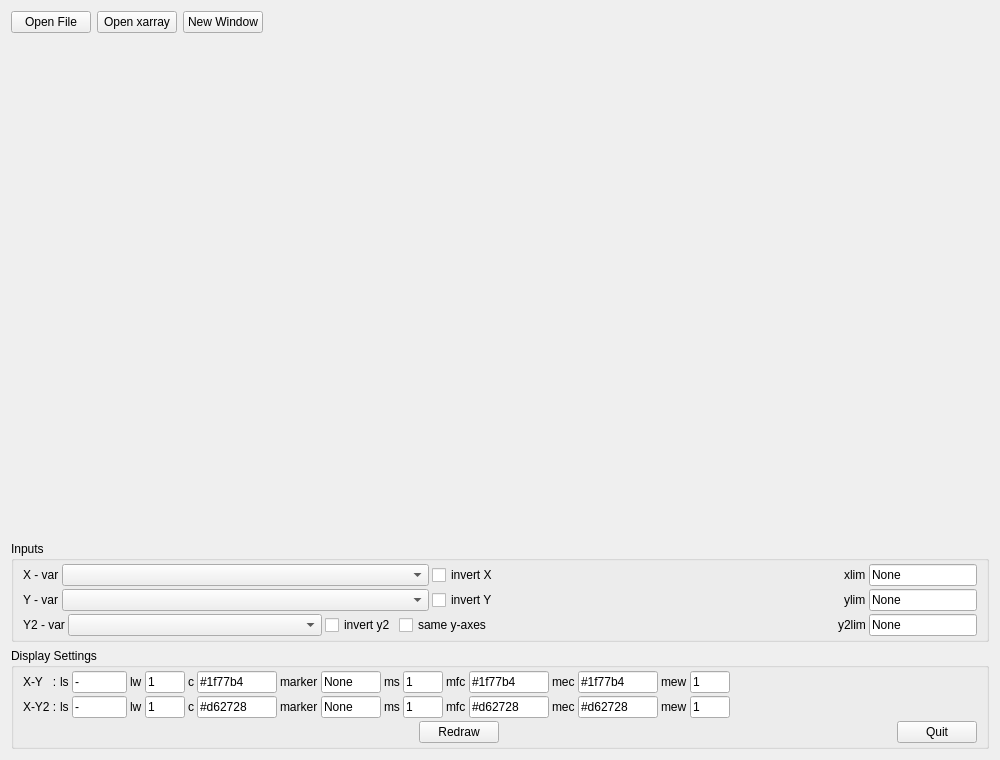
<?xml version="1.0" encoding="UTF-8"?>
<ui version="4.0">
 <class>ScatterPanel</class>
 <widget class="QWidget" name="ScatterPanel">
  <property name="geometry">
   <rect>
    <x>0</x>
    <y>0</y>
    <width>1000</width>
    <height>760</height>
   </rect>
  </property>
  <layout class="QVBoxLayout" name="mainLayout">
   <item>
    <layout class="QHBoxLayout" name="horizontalLayout_fileControls">
     <item>
      <widget class="QPushButton" name="pushButton_openFile">
       <property name="toolTip">
        <string>Open new NetCDF file(s)</string>
       </property>
       <property name="text">
        <string>Open File</string>
       </property>
      </widget>
     </item>
     <item>
      <widget class="QPushButton" name="pushButton_openXarray">
       <property name="toolTip">
        <string>Open new NetCDF file(s) with xarray</string>
       </property>
       <property name="text">
        <string>Open xarray</string>
       </property>
      </widget>
     </item>
     <item>
      <widget class="QPushButton" name="pushButton_newWindow">
       <property name="toolTip">
        <string>Open a secondary ncv window</string>
       </property>
       <property name="text">
        <string>New Window</string>
       </property>
      </widget>
     </item>
     <item>
      <spacer name="horizontalSpacer_fileControls">
       <property name="orientation">
        <enum>Qt::Horizontal</enum>
       </property>
       <property name="sizeHint" stdset="0">
        <size>
         <width>40</width>
         <height>20</height>
        </size>
       </property>
      </spacer>
     </item>
    </layout>
   </item>
   <item>
    <widget class="QWidget" name="widget_plotHost" native="true">
     <property name="sizePolicy">
      <sizepolicy hsizetype="Expanding" vsizetype="Expanding">
       <horstretch>0</horstretch>
       <verstretch>1</verstretch>
      </sizepolicy>
     </property>
     <property name="minimumSize">
      <size>
       <width>0</width>
       <height>220</height>
      </size>
     </property>
     <layout class="QVBoxLayout" name="plotLayout">
      <property name="leftMargin">
       <number>0</number>
      </property>
      <property name="topMargin">
       <number>0</number>
      </property>
      <property name="rightMargin">
       <number>0</number>
      </property>
      <property name="bottomMargin">
       <number>0</number>
      </property>
     </layout>
    </widget>
   </item>
   <item>
    <widget class="QGroupBox" name="groupBox_inputs">
     <property name="title">
      <string>Inputs</string>
     </property>
     <layout class="QVBoxLayout" name="verticalLayout">
      <property name="spacing">
       <number>3</number>
      </property>
      <property name="topMargin">
       <number>3</number>
      </property>
      <property name="bottomMargin">
       <number>3</number>
      </property>
      <item>
       <layout class="QHBoxLayout" name="horizontalLayout_xControls">
        <item>
         <widget class="QLabel" name="label_x">
          <property name="text">
           <string>X - var</string>
          </property>
         </widget>
        </item>
        <item>
         <widget class="QComboBox" name="comboBox_x">
          <property name="sizePolicy">
           <sizepolicy hsizetype="Expanding" vsizetype="Fixed">
            <horstretch>1</horstretch>
            <verstretch>0</verstretch>
           </sizepolicy>
          </property>
          <property name="toolTip">
           <string>Choose the x-axis variable. Empty uses the index.</string>
          </property>
          <property name="sizeAdjustPolicy">
           <enum>QComboBox::AdjustToContents</enum>
          </property>
         </widget>
        </item>
        <item>
         <widget class="QCheckBox" name="checkBox_invX">
          <property name="toolTip">
           <string>Invert the x-axis</string>
          </property>
          <property name="text">
           <string>invert X</string>
          </property>
         </widget>
        </item>
        <item>
         <spacer name="horizontalSpacer_Xdim">
          <property name="orientation">
           <enum>Qt::Horizontal</enum>
          </property>
          <property name="sizeHint" stdset="0">
           <size>
            <width>40</width>
            <height>20</height>
           </size>
          </property>
         </spacer>
        </item>
        <item>
         <widget class="QWidget" name="widget_xDimensionsHost" native="true">
          <property name="minimumSize">
           <size>
            <width>300</width>
            <height>0</height>
           </size>
          </property>
          <layout class="QVBoxLayout" name="xDimensionsLayout">
           <property name="leftMargin">
            <number>0</number>
           </property>
           <property name="topMargin">
            <number>0</number>
           </property>
           <property name="rightMargin">
            <number>0</number>
           </property>
           <property name="bottomMargin">
            <number>0</number>
           </property>
          </layout>
         </widget>
        </item>
        <item>
         <widget class="QLabel" name="label_xlim">
          <property name="toolTip">
           <string>Limit X dimension extents</string>
          </property>
          <property name="text">
           <string>xlim</string>
          </property>
         </widget>
        </item>
        <item>
         <widget class="QLineEdit" name="lineEdit_xlim">
          <property name="maximumSize">
           <size>
            <width>110</width>
            <height>16777215</height>
           </size>
          </property>
          <property name="toolTip">
           <string>&lt;html&gt;&lt;head/&gt;&lt;body&gt;&lt;p&gt;min, max&lt;br/&gt;Set to None for free scaling.&lt;br/&gt;Datetime must be in iso8601 format, e.g. 2025-11-23&lt;/p&gt;&lt;/body&gt;&lt;/html&gt;</string>
          </property>
          <property name="text">
           <string>None</string>
          </property>
         </widget>
        </item>
       </layout>
      </item>
      <item>
       <layout class="QHBoxLayout" name="horizontalLayout">
        <property name="topMargin">
         <number>0</number>
        </property>
        <item>
         <widget class="QLabel" name="lavel_y">
          <property name="text">
           <string>Y - var</string>
          </property>
         </widget>
        </item>
        <item>
         <widget class="QComboBox" name="comboBox_y">
          <property name="sizePolicy">
           <sizepolicy hsizetype="Expanding" vsizetype="Fixed">
            <horstretch>1</horstretch>
            <verstretch>0</verstretch>
           </sizepolicy>
          </property>
          <property name="toolTip">
           <string>Choose the y-axis variable</string>
          </property>
          <property name="sizeAdjustPolicy">
           <enum>QComboBox::AdjustToContents</enum>
          </property>
         </widget>
        </item>
        <item>
         <widget class="QCheckBox" name="checkBox_invY">
          <property name="toolTip">
           <string>Invert the y-axis</string>
          </property>
          <property name="text">
           <string>invert Y</string>
          </property>
         </widget>
        </item>
        <item>
         <spacer name="horizontalSpacer_y">
          <property name="orientation">
           <enum>Qt::Horizontal</enum>
          </property>
          <property name="sizeHint" stdset="0">
           <size>
            <width>40</width>
            <height>20</height>
           </size>
          </property>
         </spacer>
        </item>
        <item>
         <widget class="QWidget" name="widget_yDimensionsHost" native="true">
          <property name="minimumSize">
           <size>
            <width>300</width>
            <height>0</height>
           </size>
          </property>
          <layout class="QVBoxLayout" name="yDimensionsLayout">
           <property name="leftMargin">
            <number>0</number>
           </property>
           <property name="topMargin">
            <number>0</number>
           </property>
           <property name="rightMargin">
            <number>0</number>
           </property>
           <property name="bottomMargin">
            <number>0</number>
           </property>
          </layout>
         </widget>
        </item>
        <item>
         <widget class="QLabel" name="label_ylim">
          <property name="toolTip">
           <string>Limit Y dimension extents</string>
          </property>
          <property name="text">
           <string>ylim</string>
          </property>
         </widget>
        </item>
        <item>
         <widget class="QLineEdit" name="lineEdit_ylim">
          <property name="maximumSize">
           <size>
            <width>110</width>
            <height>16777215</height>
           </size>
          </property>
          <property name="toolTip">
           <string>&lt;html&gt;&lt;head/&gt;&lt;body&gt;&lt;p&gt;min, max&lt;br/&gt;Set to None for free scaling.&lt;br/&gt;Datetime must be in iso8601 format, e.g. 2025-11-23&lt;/p&gt;&lt;/body&gt;&lt;/html&gt;</string>
          </property>
          <property name="text">
           <string>None</string>
          </property>
         </widget>
        </item>
       </layout>
      </item>
      <item>
       <layout class="QHBoxLayout" name="y2ControlsLayout">
        <item>
         <widget class="QLabel" name="label_y2">
          <property name="text">
           <string>Y2 - var</string>
          </property>
         </widget>
        </item>
        <item>
         <widget class="QComboBox" name="comboBox_y2">
          <property name="sizePolicy">
           <sizepolicy hsizetype="Expanding" vsizetype="Fixed">
            <horstretch>1</horstretch>
            <verstretch>0</verstretch>
           </sizepolicy>
          </property>
          <property name="toolTip">
           <string>Choose the variable for the right-hand y-axis</string>
          </property>
          <property name="sizeAdjustPolicy">
           <enum>QComboBox::AdjustToContents</enum>
          </property>
         </widget>
        </item>
        <item>
         <widget class="QCheckBox" name="checkBox_invY2">
          <property name="toolTip">
           <string>Invert the right-hand y-axis</string>
          </property>
          <property name="text">
           <string>invert y2</string>
          </property>
         </widget>
        </item>
        <item>
         <widget class="QCheckBox" name="checkBox_sameYaxis">
          <property name="toolTip">
           <string>Use the same limits for both y-axes</string>
          </property>
          <property name="text">
           <string>same y-axes</string>
          </property>
         </widget>
        </item>
        <item>
         <spacer name="horizontalSpacer_y2">
          <property name="orientation">
           <enum>Qt::Horizontal</enum>
          </property>
          <property name="sizeHint" stdset="0">
           <size>
            <width>40</width>
            <height>20</height>
           </size>
          </property>
         </spacer>
        </item>
        <item>
         <widget class="QWidget" name="widget_y2DimensionsHost" native="true">
          <property name="minimumSize">
           <size>
            <width>300</width>
            <height>0</height>
           </size>
          </property>
          <layout class="QVBoxLayout" name="y2DimensionsLayout">
           <property name="leftMargin">
            <number>0</number>
           </property>
           <property name="topMargin">
            <number>0</number>
           </property>
           <property name="rightMargin">
            <number>0</number>
           </property>
           <property name="bottomMargin">
            <number>0</number>
           </property>
          </layout>
         </widget>
        </item>
        <item>
         <widget class="QLabel" name="label_y2lim">
          <property name="toolTip">
           <string>Limit Y2 dimension extents</string>
          </property>
          <property name="text">
           <string>y2lim</string>
          </property>
         </widget>
        </item>
        <item>
         <widget class="QLineEdit" name="lineEdit_y2lim">
          <property name="maximumSize">
           <size>
            <width>110</width>
            <height>16777215</height>
           </size>
          </property>
          <property name="toolTip">
           <string>&lt;html&gt;&lt;head/&gt;&lt;body&gt;&lt;p&gt;min, max&lt;br/&gt;Set to None for free scaling.&lt;br/&gt;Datetime must be in iso8601 format, e.g. 2025-11-23&lt;/p&gt;&lt;/body&gt;&lt;/html&gt;</string>
          </property>
          <property name="text">
           <string>None</string>
          </property>
         </widget>
        </item>
       </layout>
      </item>
     </layout>
    </widget>
   </item>
   <item>
    <widget class="QGroupBox" name="groupBox_displaySettings">
     <property name="title">
      <string>Display Settings</string>
     </property>
     <layout class="QVBoxLayout" name="verticalLayout_2">
      <property name="spacing">
       <number>3</number>
      </property>
      <property name="leftMargin">
       <number>9</number>
      </property>
      <property name="topMargin">
       <number>3</number>
      </property>
      <property name="bottomMargin">
       <number>3</number>
      </property>
      <item>
       <layout class="QHBoxLayout" name="horizontalLayout_yStyle">
        <item>
         <widget class="QLabel" name="label_y1Style">
          <property name="text">
           <string>X-Y   :</string>
          </property>
         </widget>
        </item>
        <item>
         <widget class="QLabel" name="label_lineStyleY1">
          <property name="toolTip">
           <string>Line style</string>
          </property>
          <property name="text">
           <string>ls</string>
          </property>
         </widget>
        </item>
        <item>
         <widget class="QLineEdit" name="lineEdit_lineStyleY1">
          <property name="maximumSize">
           <size>
            <width>55</width>
            <height>16777215</height>
           </size>
          </property>
          <property name="toolTip">
           <string>Input line style: -, --, -., :, or None</string>
          </property>
          <property name="text">
           <string>-</string>
          </property>
         </widget>
        </item>
        <item>
         <widget class="QLabel" name="label_lineWidthY1">
          <property name="toolTip">
           <string>Line width</string>
          </property>
          <property name="text">
           <string>lw</string>
          </property>
         </widget>
        </item>
        <item>
         <widget class="QLineEdit" name="lineEdit_lineWidthY1">
          <property name="maximumSize">
           <size>
            <width>40</width>
            <height>16777215</height>
           </size>
          </property>
          <property name="toolTip">
           <string>Input line width</string>
          </property>
          <property name="text">
           <string>1</string>
          </property>
         </widget>
        </item>
        <item>
         <widget class="QLabel" name="label_lineColorY1">
          <property name="toolTip">
           <string>Color</string>
          </property>
          <property name="text">
           <string>c</string>
          </property>
         </widget>
        </item>
        <item>
         <widget class="QLineEdit" name="lineEdit_lineColorY1">
          <property name="maximumSize">
           <size>
            <width>80</width>
            <height>16777215</height>
           </size>
          </property>
          <property name="toolTip">
           <string>&lt;html&gt;&lt;head/&gt;&lt;body&gt;&lt;p&gt;Line color:&lt;br/&gt;- color names: red, green, blue, yellow, ...&lt;br/&gt;- single characters: b (blue), g (green), r (red), c (cyan), m (magenta), y (yellow), k (black), w (white)&lt;br/&gt;- hex RGB: #rrggbb such such as #ff9300 (orange)&lt;br/&gt;- gray level: float between 0 and 1&lt;br/&gt;- RGA (red, green, blue) or RGBA (red, green, blue, alpha) tuples between 0 and 1, e.g. (1, 0.57, 0) for orange&lt;br/&gt;- name from xkcd color survey, e.g. xkcd:sky blue&lt;/p&gt;&lt;/body&gt;&lt;/html&gt;</string>
          </property>
          <property name="text">
           <string>#1f77b4</string>
          </property>
         </widget>
        </item>
        <item>
         <widget class="QLabel" name="label_markerStyleY1">
          <property name="toolTip">
           <string>Point Marker</string>
          </property>
          <property name="text">
           <string>marker</string>
          </property>
         </widget>
        </item>
        <item>
         <widget class="QLineEdit" name="lineEdit_markerStyleY1">
          <property name="maximumSize">
           <size>
            <width>60</width>
            <height>16777215</height>
           </size>
          </property>
          <property name="toolTip">
           <string>&lt;html&gt;&lt;head/&gt;&lt;body&gt;&lt;p&gt;Marker symbol:&lt;/p&gt;&lt;p&gt;. (point), &amp;quot;,&amp;quot; (pixel), o (circle), &lt;br/&gt;v (triangle_down), ^ (triangle_up),&lt;br/&gt;&amp;lt; (triangle_left), &amp;gt; (triangle_right),&lt;br/&gt;1 (tri_down), 2 (tri_up), 3 (tri_left), 4 (tri_right), 8 (octagon),&lt;br/&gt;s (square), p (pentagon), P (plus (filled)),&lt;br/&gt;* (star), h (hexagon1), H (hexagon2),&lt;br/&gt;+ (plus), x (x), X (x (filled)),&lt;br/&gt;D (diamond), d (thin_diamond),&lt;br/&gt;| (vline), _ (hline), or None&lt;/p&gt;&lt;/body&gt;&lt;/html&gt;</string>
          </property>
          <property name="text">
           <string>None</string>
          </property>
         </widget>
        </item>
        <item>
         <widget class="QLabel" name="label_markerSizeY1">
          <property name="toolTip">
           <string>Marker size</string>
          </property>
          <property name="text">
           <string>ms</string>
          </property>
         </widget>
        </item>
        <item>
         <widget class="QLineEdit" name="lineEdit_markerSizeY1">
          <property name="maximumSize">
           <size>
            <width>40</width>
            <height>16777215</height>
           </size>
          </property>
          <property name="toolTip">
           <string>Input marker size</string>
          </property>
          <property name="text">
           <string>1</string>
          </property>
         </widget>
        </item>
        <item>
         <widget class="QLabel" name="label_markerFillColorY1">
          <property name="toolTip">
           <string>Marker fill color</string>
          </property>
          <property name="text">
           <string>mfc</string>
          </property>
         </widget>
        </item>
        <item>
         <widget class="QLineEdit" name="lineEdit_markerFillColorY1">
          <property name="maximumSize">
           <size>
            <width>80</width>
            <height>16777215</height>
           </size>
          </property>
          <property name="toolTip">
           <string>&lt;html&gt;&lt;head/&gt;&lt;body&gt;&lt;p&gt;Marker fill color:&lt;br/&gt;- color names: red, green, blue, yellow, ...&lt;br/&gt;- single characters: b (blue), g (green), r (red), c (cyan), m (magenta), y (yellow), k (black), w (white)&lt;br/&gt;- hex RGB: #rrggbb such such as #ff9300 (orange)&lt;br/&gt;- gray level: float between 0 and 1&lt;br/&gt;- RGA (red, green, blue) or RGBA (red, green, blue, alpha) tuples between 0 and 1, e.g. (1, 0.57, 0) for orange&lt;br/&gt;- name from xkcd color survey, e.g. xkcd:sky blue&lt;/p&gt;&lt;/body&gt;&lt;/html&gt;</string>
          </property>
          <property name="text">
           <string>#1f77b4</string>
          </property>
         </widget>
        </item>
        <item>
         <widget class="QLabel" name="label_markerEdgeColorY1">
          <property name="text">
           <string>mec</string>
          </property>
         </widget>
        </item>
        <item>
         <widget class="QLineEdit" name="lineEdit_markerEdgeColorY1">
          <property name="maximumSize">
           <size>
            <width>80</width>
            <height>16777215</height>
           </size>
          </property>
          <property name="toolTip">
           <string>&lt;html&gt;&lt;head/&gt;&lt;body&gt;&lt;p&gt;Marker edge color:&lt;br/&gt;- color names: red, green, blue, yellow, ...&lt;br/&gt;- single characters: b (blue), g (green), r (red), c (cyan), m (magenta), y (yellow), k (black), w (white)&lt;br/&gt;- hex RGB: #rrggbb such such as #ff9300 (orange)&lt;br/&gt;- gray level: float between 0 and 1&lt;br/&gt;- RGA (red, green, blue) or RGBA (red, green, blue, alpha) tuples between 0 and 1, e.g. (1, 0.57, 0) for orange&lt;br/&gt;- name from xkcd color survey, e.g. xkcd:sky blue&lt;/p&gt;&lt;/body&gt;&lt;/html&gt;</string>
          </property>
          <property name="text">
           <string>#1f77b4</string>
          </property>
         </widget>
        </item>
        <item>
         <widget class="QLabel" name="label_markerEdgeWidthY1">
          <property name="toolTip">
           <string>Marker edge width</string>
          </property>
          <property name="text">
           <string>mew</string>
          </property>
         </widget>
        </item>
        <item>
         <widget class="QLineEdit" name="lineEdit_markerEdgeWidthY1">
          <property name="maximumSize">
           <size>
            <width>40</width>
            <height>16777215</height>
           </size>
          </property>
          <property name="toolTip">
           <string>Input marker edge width</string>
          </property>
          <property name="text">
           <string>1</string>
          </property>
         </widget>
        </item>
        <item>
         <spacer name="horizontalSpacer_y1Style">
          <property name="orientation">
           <enum>Qt::Horizontal</enum>
          </property>
          <property name="sizeHint" stdset="0">
           <size>
            <width>40</width>
            <height>20</height>
           </size>
          </property>
         </spacer>
        </item>
       </layout>
      </item>
      <item>
       <layout class="QHBoxLayout" name="horizontalLayout_y2Style">
        <item>
         <widget class="QLabel" name="label_y2Style">
          <property name="text">
           <string>X-Y2 :</string>
          </property>
         </widget>
        </item>
        <item>
         <widget class="QLabel" name="label_lineStyleY2">
          <property name="toolTip">
           <string>Line style</string>
          </property>
          <property name="text">
           <string>ls</string>
          </property>
         </widget>
        </item>
        <item>
         <widget class="QLineEdit" name="lineEdit_lineStyleY2">
          <property name="maximumSize">
           <size>
            <width>55</width>
            <height>16777215</height>
           </size>
          </property>
          <property name="toolTip">
           <string>Input line style: -, --, -., :, or None</string>
          </property>
          <property name="text">
           <string>-</string>
          </property>
         </widget>
        </item>
        <item>
         <widget class="QLabel" name="label_lineWidthY2">
          <property name="toolTip">
           <string>Line width</string>
          </property>
          <property name="text">
           <string>lw</string>
          </property>
         </widget>
        </item>
        <item>
         <widget class="QLineEdit" name="lineEdit_lineWidthY2">
          <property name="maximumSize">
           <size>
            <width>40</width>
            <height>16777215</height>
           </size>
          </property>
          <property name="toolTip">
           <string>Input line width</string>
          </property>
          <property name="text">
           <string>1</string>
          </property>
         </widget>
        </item>
        <item>
         <widget class="QLabel" name="label_lineColorY2">
          <property name="toolTip">
           <string>Color</string>
          </property>
          <property name="text">
           <string>c</string>
          </property>
         </widget>
        </item>
        <item>
         <widget class="QLineEdit" name="lineEdit_lineColorY2">
          <property name="maximumSize">
           <size>
            <width>80</width>
            <height>16777215</height>
           </size>
          </property>
          <property name="toolTip">
           <string>&lt;html&gt;&lt;head/&gt;&lt;body&gt;&lt;p&gt;Line color:&lt;br/&gt;- color names: red, green, blue, yellow, ...&lt;br/&gt;- single characters: b (blue), g (green), r (red), c (cyan), m (magenta), y (yellow), k (black), w (white)&lt;br/&gt;- hex RGB: #rrggbb such such as #ff9300 (orange)&lt;br/&gt;- gray level: float between 0 and 1&lt;br/&gt;- RGA (red, green, blue) or RGBA (red, green, blue, alpha) tuples between 0 and 1, e.g. (1, 0.57, 0) for orange&lt;br/&gt;- name from xkcd color survey, e.g. xkcd:sky blue&lt;/p&gt;&lt;/body&gt;&lt;/html&gt;</string>
          </property>
          <property name="text">
           <string>#d62728</string>
          </property>
         </widget>
        </item>
        <item>
         <widget class="QLabel" name="label_markerStyleY2">
          <property name="toolTip">
           <string>Point Marker</string>
          </property>
          <property name="text">
           <string>marker</string>
          </property>
         </widget>
        </item>
        <item>
         <widget class="QLineEdit" name="lineEdit_markerStyleY2">
          <property name="maximumSize">
           <size>
            <width>60</width>
            <height>16777215</height>
           </size>
          </property>
          <property name="toolTip">
           <string>&lt;html&gt;&lt;head/&gt;&lt;body&gt;&lt;p&gt;Marker symbol:&lt;/p&gt;&lt;p&gt;. (point), &amp;quot;,&amp;quot; (pixel), o (circle), &lt;br/&gt;v (triangle_down), ^ (triangle_up),&lt;br/&gt;&amp;lt; (triangle_left), &amp;gt; (triangle_right),&lt;br/&gt;1 (tri_down), 2 (tri_up), 3 (tri_left), 4 (tri_right), 8 (octagon),&lt;br/&gt;s (square), p (pentagon), P (plus (filled)),&lt;br/&gt;* (star), h (hexagon1), H (hexagon2),&lt;br/&gt;+ (plus), x (x), X (x (filled)),&lt;br/&gt;D (diamond), d (thin_diamond),&lt;br/&gt;| (vline), _ (hline), or None&lt;/p&gt;&lt;/body&gt;&lt;/html&gt;</string>
          </property>
          <property name="text">
           <string>None</string>
          </property>
         </widget>
        </item>
        <item>
         <widget class="QLabel" name="label_markerSizeY2">
          <property name="toolTip">
           <string>Marker size</string>
          </property>
          <property name="text">
           <string>ms</string>
          </property>
         </widget>
        </item>
        <item>
         <widget class="QLineEdit" name="lineEdit_markerSizeY2">
          <property name="maximumSize">
           <size>
            <width>40</width>
            <height>16777215</height>
           </size>
          </property>
          <property name="toolTip">
           <string>Input marker size</string>
          </property>
          <property name="text">
           <string>1</string>
          </property>
         </widget>
        </item>
        <item>
         <widget class="QLabel" name="label_markerFillColorY2">
          <property name="toolTip">
           <string>Marker fill color</string>
          </property>
          <property name="text">
           <string>mfc</string>
          </property>
         </widget>
        </item>
        <item>
         <widget class="QLineEdit" name="lineEdit_markerFillColorY2">
          <property name="maximumSize">
           <size>
            <width>80</width>
            <height>16777215</height>
           </size>
          </property>
          <property name="toolTip">
           <string>&lt;html&gt;&lt;head/&gt;&lt;body&gt;&lt;p&gt;Marker fill color:&lt;br/&gt;- color names: red, green, blue, yellow, ...&lt;br/&gt;- single characters: b (blue), g (green), r (red), c (cyan), m (magenta), y (yellow), k (black), w (white)&lt;br/&gt;- hex RGB: #rrggbb such such as #ff9300 (orange)&lt;br/&gt;- gray level: float between 0 and 1&lt;br/&gt;- RGA (red, green, blue) or RGBA (red, green, blue, alpha) tuples between 0 and 1, e.g. (1, 0.57, 0) for orange&lt;br/&gt;- name from xkcd color survey, e.g. xkcd:sky blue&lt;/p&gt;&lt;/body&gt;&lt;/html&gt;</string>
          </property>
          <property name="text">
           <string>#d62728</string>
          </property>
         </widget>
        </item>
        <item>
         <widget class="QLabel" name="label_markerEdgeColorY2">
          <property name="text">
           <string>mec</string>
          </property>
         </widget>
        </item>
        <item>
         <widget class="QLineEdit" name="lineEdit_markerEdgeColorY2">
          <property name="maximumSize">
           <size>
            <width>80</width>
            <height>16777215</height>
           </size>
          </property>
          <property name="toolTip">
           <string>&lt;html&gt;&lt;head/&gt;&lt;body&gt;&lt;p&gt;Marker edge color:&lt;br/&gt;- color names: red, green, blue, yellow, ...&lt;br/&gt;- single characters: b (blue), g (green), r (red), c (cyan), m (magenta), y (yellow), k (black), w (white)&lt;br/&gt;- hex RGB: #rrggbb such such as #ff9300 (orange)&lt;br/&gt;- gray level: float between 0 and 1&lt;br/&gt;- RGA (red, green, blue) or RGBA (red, green, blue, alpha) tuples between 0 and 1, e.g. (1, 0.57, 0) for orange&lt;br/&gt;- name from xkcd color survey, e.g. xkcd:sky blue&lt;/p&gt;&lt;/body&gt;&lt;/html&gt;</string>
          </property>
          <property name="text">
           <string>#d62728</string>
          </property>
         </widget>
        </item>
        <item>
         <widget class="QLabel" name="label_markerEdgeWidthY2">
          <property name="toolTip">
           <string>Marker edge width</string>
          </property>
          <property name="text">
           <string>mew</string>
          </property>
         </widget>
        </item>
        <item>
         <widget class="QLineEdit" name="lineEdit_markerEdgeWidthY2">
          <property name="maximumSize">
           <size>
            <width>40</width>
            <height>16777215</height>
           </size>
          </property>
          <property name="toolTip">
           <string>Input marker edge width</string>
          </property>
          <property name="text">
           <string>1</string>
          </property>
         </widget>
        </item>
        <item>
         <spacer name="horizontalSpacer_y2Style">
          <property name="orientation">
           <enum>Qt::Horizontal</enum>
          </property>
          <property name="sizeHint" stdset="0">
           <size>
            <width>40</width>
            <height>20</height>
           </size>
          </property>
         </spacer>
        </item>
       </layout>
      </item>
      <item>
       <layout class="QHBoxLayout" name="horizontalLayout_redraw">
        <item>
         <spacer name="horizontalSpacer_redrawLeft">
          <property name="orientation">
           <enum>Qt::Horizontal</enum>
          </property>
          <property name="sizeHint" stdset="0">
           <size>
            <width>40</width>
            <height>20</height>
           </size>
          </property>
         </spacer>
        </item>
        <item>
         <widget class="QPushButton" name="pushButton_redraw">
          <property name="toolTip">
           <string>Redraw with new graphical settings</string>
          </property>
          <property name="text">
           <string>Redraw</string>
          </property>
         </widget>
        </item>
        <item>
         <spacer name="horizontalSpacer_redrawRight">
          <property name="orientation">
           <enum>Qt::Horizontal</enum>
          </property>
          <property name="sizeHint" stdset="0">
           <size>
            <width>40</width>
            <height>20</height>
           </size>
          </property>
         </spacer>
        </item>
        <item>
         <widget class="QPushButton" name="pushButton_quit">
          <property name="text">
           <string>Quit</string>
          </property>
         </widget>
        </item>
       </layout>
      </item>
     </layout>
    </widget>
   </item>
  </layout>
 </widget>
 <resources/>
 <connections/>
</ui>
